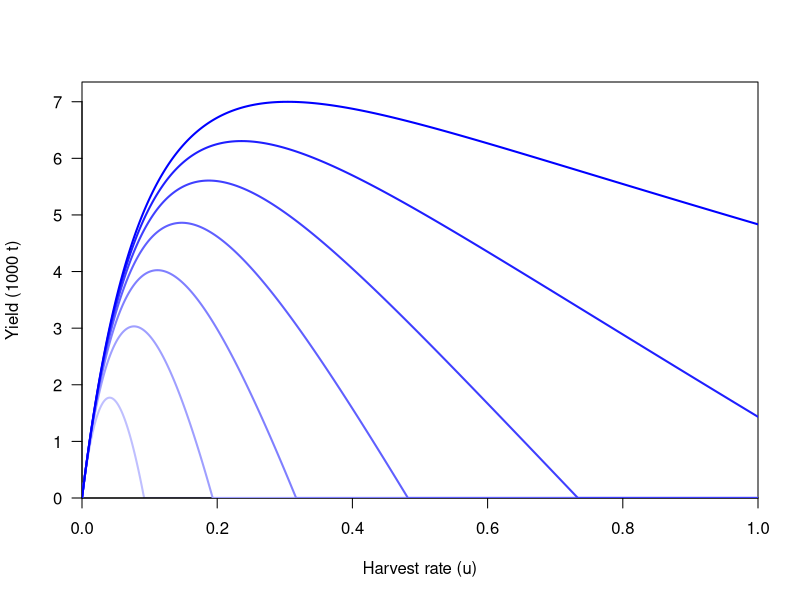
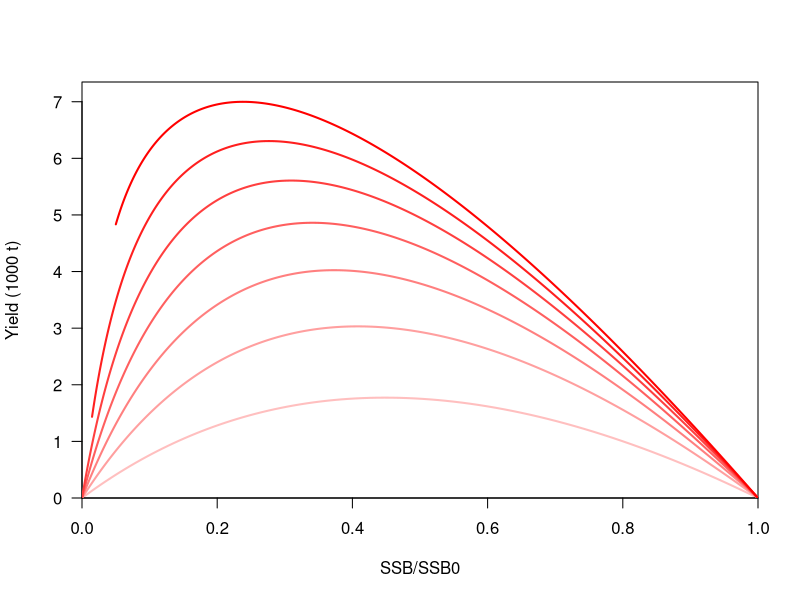

Here is the R script that generated these plots, in order: (Note: this script raises an error after producing the figures.)
#############################################################
#Model for Pretty Good Yield after the paper: 
#Hilborn, R. 2010. Pretty Good Yield and exploited fishes. 
#Mar. Pol. 34: 193-196.
#Builds an age-structured model and explores how yield changes
#relative to harvest rate for a variety of model assumptions.
#Default parameter value from Atlantic halibut from FishBase
#Many of the model options were first calculated by 
#Steve Hare, srhare@gmail.com when he taught FISH458 in 2011
#but the model has been re-coded here completely. 
#Trevor A. Branch tbranch@uw.edu
#Created 2 May 2013
#############################################################

#++++++++++++++++++++++++++++++++++++++++++++++++++++
#++++++++++model+++++++++++++++++++++++++++++++++++++
#++++++++++++++++++++++++++++++++++++++++++++++++++++
calc.N.at.age <- function(R, Surv, n, u, vfull)  {
   N.vec <- vector(length=n)  #numbers at each age
   vuln <- vector(length=n)
   
   #vulnerability at age
   vuln[vfull:n] <- 1   #all other values by default are set to 0 in R
   
   N.vec[1] <- R
   for(i in 1:(n-2)) {
      N.vec[i+1] <- N.vec[i]*Surv*(1-vuln[i]*u)  
   }
   N.vec[n] <- Surv*(1-vuln[n]*u) / (1-(Surv*(1-vuln[n]*u))) * N.vec[n-1]
   
   return(N.vec)
}


calc.yield <- function(R0, Surv, vfull, am, u, alpha, beta, Linfinity, k, t0, n, pfemale, h)  {
   #calculate the number of fish in an unfished population at each age, at equilibrium
   N.unfished <- calc.N.at.age(R=R0, Surv=Surv, n=n, u=0, vfull=vfull)
   
   #length at age vector
   lengths <- vector(length=n)   #lengths in cm 
   for (i in 1:n) {
      lengths[i] <- Linfinity*(1-exp(-1*k*(i-t0)))  
   }
   
   #weight at age vector
   weights <- vector(length=n)    #weight in kg
   for (i in 1:n) {
       weights[i] <- alpha*(lengths[i]^beta)  
   }
   
   #maturity at age vector
   maturity <- vector(length=n)
   maturity[am:n] <- 1   #all other values by default are set to 0 in R

   #vulnerability at age vector
   vuln <- vector(length=n)
   vuln[vfull:n] <- 1   #all other values by default are set to 0 in R
   
   #calculate the spawning biomass in an unfished population, used as a parameter
   SSB0 <- 0  #measured in kg
   for(i in 1:n) {
      SSB0 <- SSB0 + maturity[i]*pfemale*weights[i]*N.unfished[i]
   }
   
   #calculate the parameters of the Beverton-Holt stock-recruit relation
   BH.alpha <- SSB0/R0*(1-(h-0.2)/(0.8*h))
   BH.beta <- (h-0.2)/(0.8*h*R0)
   
   #SBPR(u) spawning biomass per recruit as a function of u
   #and YPR(u) the yield per recruit as a function of u
   N.per.recruit <- calc.N.at.age(R=1, Surv=Surv, n=n, u=u, vfull=vfull)
   SBPR <- 0
   YPR <- 0
   for (i in 1:n) {
      SBPR <- SBPR + maturity[i]*pfemale*weights[i]*N.per.recruit[i]
      YPR <- YPR + vuln[i]*u*weights[i]*N.per.recruit[i]
   }
   
   #calculate equilibrium number of recruits
   eqm.recruits <- (SBPR-BH.alpha)/(BH.beta*SBPR)  #at equilibrium under this level of u
   if (eqm.recruits <0 ) { 
      eqm.recruits <- 0 
   }
   yield <- YPR*eqm.recruits
   SSB <- SBPR*eqm.recruits
   
   return(list(SSB0=SSB0, yield=yield, SSB=SSB, eqm.recruits=eqm.recruits))
}
###=====parameter values (default)
R0 <- 1000000         #recruitment in the unfished population
Surv <- 0.8           #natural survival
vfull <- 6            #age at full vulnerability to fishing (knife-edge)
am <- 6               #age at full maturity (assumed knife-edge)
u <- 0                #exploitation rate
alpha <- 0.00002760   #length-weight alpha
beta <- 2.953         #length-weight beta
Linfinity <- 220      #von Bertalanffy Linfinity
k <- 0.1              #von Bertalanffy K
t0 <- -0.1            #von Bertalanffy t0
n <- 30               #plus group age; max age is 50
pfemale <- 0.5        #proportion of population that is female
h <- 0.8              #Beverton-Holt steepness must be (0.2, 1.0)

#function calls
calc.yield(R0=R0, Surv=Surv, vfull=vfull, am=am, u=u, alpha=alpha, 
           beta=beta, Linfinity=Linfinity, k=k, t0=t0, n=n, pfemale=pfemale, h=h)

#++++++++++++++++++++++++++++++++++++++++++++++++++++
#++++++++++plotting of this function+++++++++++++++++
#++++++++++++++++++++++++++++++++++++++++++++++++++++

###===============================
#Effect of steepness on yield
harvest.steepness <- function() {
   R0 <- 1000000         #recruitment in the unfished population
   Surv <- 0.8           #natural survival
   vfull <- 6            #age at full vulnerability to fishing (knife-edge)
   am <- 6               #age at full maturity (assumed knife-edge)
   u <- 0                #exploitation rate
   alpha <- 0.00002760   #length-weight alpha
   beta <- 2.953         #length-weight beta
   Linfinity <- 220      #von Bertalanffy Linfinity
   k <- 0.1              #von Bertalanffy K
   t0 <- -0.1            #von Bertalanffy t0
   n <- 30               #plus group age; max age is 50
   pfemale <- 0.5        #proportion of population that is female
   h <- 0.8              #Beverton-Holt steepness must be (0.2, 1.0)
   
   h.vec <- seq(0.3,0.9,0.1)
   u.vec <- seq(0,1,0.001)
   results <- matrix(nrow=length(h.vec), ncol=length(u.vec))
   for (i in 1:length(h.vec)) {
      for (j in 1:length(u.vec)) {
         results[i,j] <- calc.yield(R0=R0, Surv=Surv, vfull=vfull, am=am, u=u.vec[j], alpha=alpha, 
                 beta=beta, Linfinity=Linfinity, k=k, t0=t0, n=n, pfemale=pfemale, h=h.vec[i])$yield
      }
   }
   bluepal <- colorRampPalette(c("white","blue"))
   bluecols <- bluepal(n=length(h.vec)+2)[-c(1:2)]  #create colors and delete the last two
   plot(x=u.vec, y=results[1,]/1000000, type="l", xlab="Harvest rate (u)", ylab="Yield (1000 t)", lwd=2,las=1,
        xaxs="i", yaxs="i", ylim=c(0,1.05*max(results)/1000000), col=bluecols[1])
   for (i in 2:length(h.vec)) {
      lines(x=u.vec, y=results[i,]/1000000, lwd=2, col=bluecols[i])
   }
   
   return(results)
} 
pdf("Figs\\Harvest vs steepness.pdf",width=8, height=5)
x <- harvest.steepness()   
dev.off()


###===============================
#Effect of steepness on yield and SSB/SSB0
depletion.yield <- function() {
   R0 <- 1000000         #recruitment in the unfished population
   Surv <- 0.8           #natural survival
   vfull <- 6            #age at full vulnerability to fishing (knife-edge)
   am <- 6               #age at full maturity (assumed knife-edge)
   u <- 0                #exploitation rate
   alpha <- 0.00002760   #length-weight alpha
   beta <- 2.953         #length-weight beta
   Linfinity <- 220      #von Bertalanffy Linfinity
   k <- 0.1              #von Bertalanffy K
   t0 <- -0.1            #von Bertalanffy t0
   n <- 30               #plus group age; max age is 50
   pfemale <- 0.5        #proportion of population that is female
   h <- 0.8              #Beverton-Holt steepness must be (0.2, 1.0)
   
   h.vec <- seq(0.3,0.9,0.1)
   u.vec <- seq(0,1,0.001)
   X.mat <- matrix(nrow=length(h.vec), ncol=length(u.vec))
   Y.mat <- matrix(nrow=length(h.vec), ncol=length(u.vec))
   for (i in 1:length(h.vec)) {
      for (j in 1:length(u.vec)) {
         temp <- calc.yield(R0=R0, Surv=Surv, vfull=vfull, am=am, u=u.vec[j], alpha=alpha, 
                                    beta=beta, Linfinity=Linfinity, k=k, t0=t0, n=n, pfemale=pfemale, h=h.vec[i])
         X.mat[i,j] <- temp$SSB/temp$SSB0 
         Y.mat[i,j] <- temp$yield
      }
   }
   bluepal <- colorRampPalette(c("white","red"))
   bluecols <- bluepal(n=length(h.vec)+2)[-c(1:2)]  #create colors and delete the last two
   plot(x=X.mat[1,], y=Y.mat[1,]/1000000, type="l", xlab="SSB/SSB0", ylab="Yield (1000 t)", lwd=2,las=1,
        xaxs="i", yaxs="i", ylim=c(0,1.05*max(Y.mat)/1000000), col=bluecols[1])
   for (i in 2:length(h.vec)) {
      lines(x=X.mat[i,], y=Y.mat[i,]/1000000, lwd=2, col=bluecols[i])
   }
   
   return(results)
} 
pdf("Figs\\Depletion vs yield.pdf",width=8, height=5)
x <- depletion.yield()   
dev.off()

###===============================
#Effect of steepness on SSB/SSB0 vs harvest rate
depletion.harvestrate <- function() {
   R0 <- 1000000         #recruitment in the unfished population
   Surv <- 0.8           #natural survival
   vfull <- 6            #age at full vulnerability to fishing (knife-edge)
   am <- 6               #age at full maturity (assumed knife-edge)
   u <- 0                #exploitation rate
   alpha <- 0.00002760   #length-weight alpha
   beta <- 2.953         #length-weight beta
   Linfinity <- 220      #von Bertalanffy Linfinity
   k <- 0.1              #von Bertalanffy K
   t0 <- -0.1            #von Bertalanffy t0
   n <- 30               #plus group age; max age is 50
   pfemale <- 0.5        #proportion of population that is female
   h <- 0.8              #Beverton-Holt steepness must be (0.2, 1.0)
   
   h.vec <- seq(0.3,0.9,0.1)
   u.vec <- seq(0,1,0.001)
   Y.mat <- matrix(nrow=length(h.vec), ncol=length(u.vec))
   for (i in 1:length(h.vec)) {
      for (j in 1:length(u.vec)) {
         temp <- calc.yield(R0=R0, Surv=Surv, vfull=vfull, am=am, u=u.vec[j], alpha=alpha, 
                            beta=beta, Linfinity=Linfinity, k=k, t0=t0, n=n, pfemale=pfemale, h=h.vec[i])
         Y.mat[i,j] <- temp$SSB/temp$SSB0
      }
   }
   bluepal <- colorRampPalette(c("white","darkmagenta"))
   bluecols <- bluepal(n=length(h.vec)+2)[-c(1:2)]  #create colors and delete the last two
   print(length(u.vec))
   print(dim(Y.mat))
   plot(x=u.vec, y=Y.mat[1,], type="l", xlab="Harvest rate (u)", ylab="SSB/SSB0", lwd=2,las=1,
        xaxs="i", yaxs="i", ylim=c(0,1), col=bluecols[1])
   for (i in 2:length(h.vec)) {
      lines(x=u.vec, y=Y.mat[i,], lwd=2, col=bluecols[i])
   }
   
   return(results)
} 
pdf("Figs\\Harvest rate vs depletion.pdf",width=8, height=5)
x <- depletion.harvestrate()   
dev.off()


###===============================
#Rescale yield to max within each steepness, plot yield vs SSB/SSB0 for different steepness
rescaled.depletion.yield <- function() {
   R0 <- 1000000         #recruitment in the unfished population
   Surv <- 0.8           #natural survival
   vfull <- 6            #age at full vulnerability to fishing (knife-edge)
   am <- 6               #age at full maturity (assumed knife-edge)
   u <- 0                #exploitation rate
   alpha <- 0.00002760   #length-weight alpha
   beta <- 2.953         #length-weight beta
   Linfinity <- 220      #von Bertalanffy Linfinity
   k <- 0.1              #von Bertalanffy K
   t0 <- -0.1            #von Bertalanffy t0
   n <- 30               #plus group age; max age is 50
   pfemale <- 0.5        #proportion of population that is female
   h <- 0.8              #Beverton-Holt steepness must be (0.2, 1.0)
   
   h.vec <- seq(0.3,0.9,0.1)
   u.vec <- seq(0,1,0.001)
   X.mat <- matrix(nrow=length(h.vec), ncol=length(u.vec))
   Y.mat <- matrix(nrow=length(h.vec), ncol=length(u.vec))
   for (i in 1:length(h.vec)) {
      for (j in 1:length(u.vec)) {
         temp <- calc.yield(R0=R0, Surv=Surv, vfull=vfull, am=am, u=u.vec[j], alpha=alpha, 
                            beta=beta, Linfinity=Linfinity, k=k, t0=t0, n=n, pfemale=pfemale, h=h.vec[i])
         X.mat[i,j] <- temp$SSB/temp$SSB0 
         Y.mat[i,j] <- temp$yield
      }
   }
   bluepal <- colorRampPalette(c("white","darkgreen"))
   bluecols <- bluepal(n=length(h.vec)+2)[-c(1:2)]  #create colors and delete the last two
   plot(x=X.mat[1,], y=Y.mat[1,]/max(Y.mat[1,]), type="l", xlab="SSB/SSB0", ylab="Yield (1000 t)", lwd=2,las=1,
        xaxs="i", yaxs="i", ylim=c(0,1.05), col=bluecols[1])
   for (i in 2:length(h.vec)) {
      lines(x=X.mat[i,], y=Y.mat[i,]/max(Y.mat[i,]), lwd=2, col=bluecols[i])
   }
   abline(h=0.8,lty=2,lwd=1.7,col="black")
   
   return(results)
} 
pdf("Figs\\Rescaled depletion vs yield.pdf",width=8, height=5)
x <- rescaled.depletion.yield()   
dev.off()


###===============================
#Region of PGY plotted on steepness vs. SSB/SSB0
#NOT DONE AT ALL RIGHT
#NEED TO do differently: find for each steepness the u resulting in 80% max yield
#then calculate the SSB/SSB0 for those values of u, and plot those points 
PGY.steepness.depletion <- function() {
   R0 <- 1000000         #recruitment in the unfished population
   Surv <- 0.8           #natural survival
   vfull <- 6            #age at full vulnerability to fishing (knife-edge)
   am <- 6               #age at full maturity (assumed knife-edge)
   u <- 0                #exploitation rate
   alpha <- 0.00002760   #length-weight alpha
   beta <- 2.953         #length-weight beta
   Linfinity <- 220      #von Bertalanffy Linfinity
   k <- 0.1              #von Bertalanffy K
   t0 <- -0.1            #von Bertalanffy t0
   n <- 30               #plus group age; max age is 50
   pfemale <- 0.5        #proportion of population that is female
   h <- 0.8              #Beverton-Holt steepness must be (0.2, 1.0)
   
   h.vec <- seq(0.3,0.9,0.001)
   u.vec <- seq(0,1,0.01)
   X.mat <- matrix(nrow=length(h.vec), ncol=length(u.vec))
   Y.mat <- matrix(nrow=length(h.vec), ncol=length(u.vec))
   Y.scaled <- Y.mat
   plot.size <- Y.scaled
   for (i in 1:length(h.vec)) {
      for (j in 1:length(u.vec)) {
         temp <- calc.yield(R0=R0, Surv=Surv, vfull=vfull, am=am, u=u.vec[j], alpha=alpha, 
                            beta=beta, Linfinity=Linfinity, k=k, t0=t0, n=n, pfemale=pfemale, h=h.vec[i])
         X.mat[i,j] <- temp$SSB/temp$SSB0 
         Y.mat[i,j] <- temp$yield
      }
      Y.scaled[i,] <- Y.mat[i,]/max(Y.mat[i,])   #relative to maximum yield at that steepness
   }
   plot.size[] <- 0
   plot.size[Y.scaled>=0.8] <- 1
   bluepal <- colorRampPalette(c("white","darkgreen"))
   bluecols <- bluepal(n=length(h.vec)+2)[-c(1:2)]  #create colors and delete the last two
   plot(x=rep(h.vec[1],length(u.vec)), y=X.mat[1,], type="p", xlab="Steepness (h)", ylab="Depletion (SSB/SSB0)", lwd=2,las=1,
        xaxs="i", yaxs="i", ylim=c(0,1.05), col=bluecols[1], xlim=c(0.3,0.9))
   for (i in 2:length(h.vec)) {
      points(x=rep(h.vec[i],length(u.vec)), y=X.mat[i,], col=bluecols[i])
   }
   
   return(Y.scaled)
} 
pdf("Figs\\PGY steepness depletion.pdf",width=8, height=5)
x <- PGY.steepness.depletion()   
dev.off()
   
   